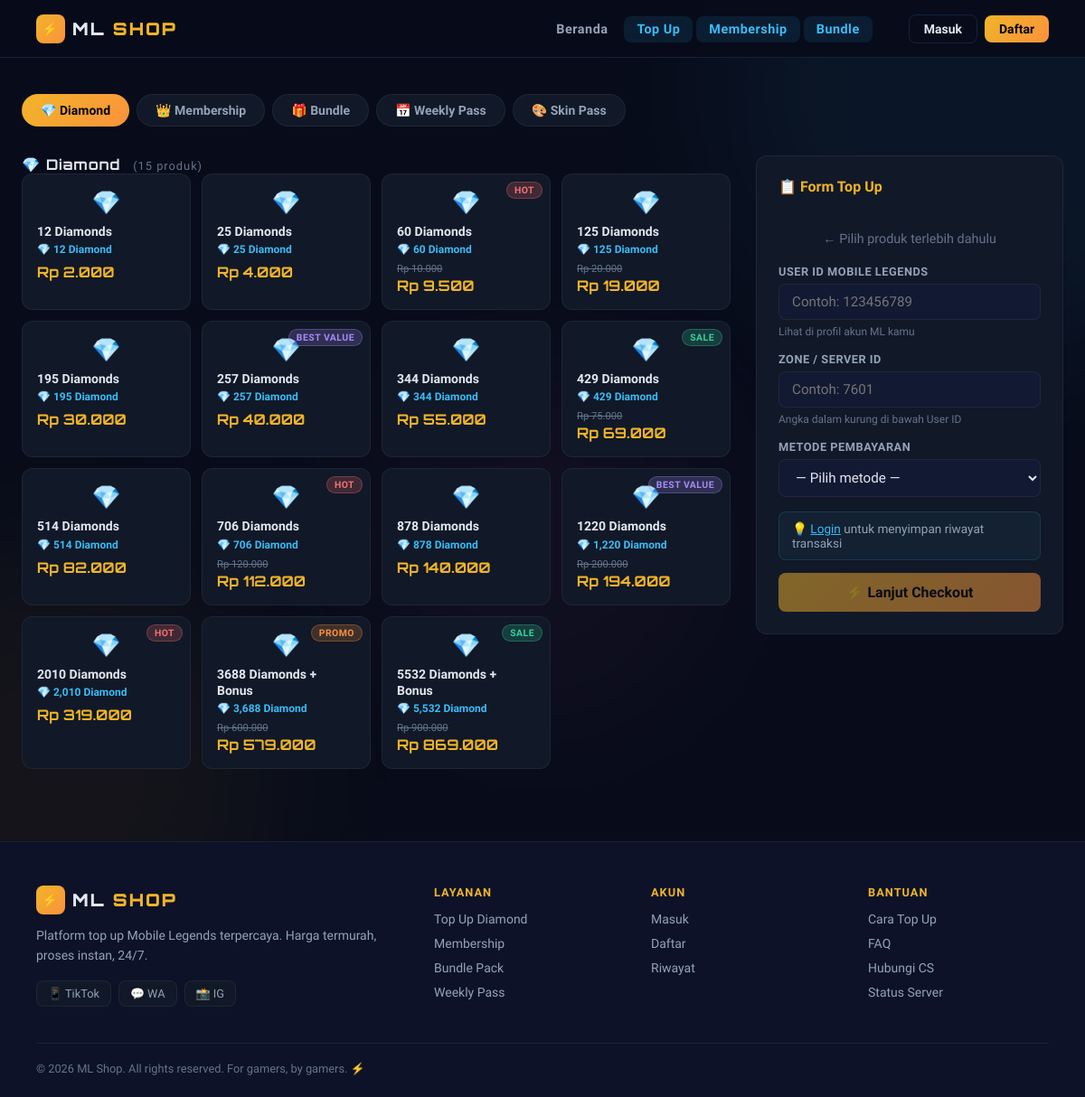
The page /pages/topup.php on the database its author committed.
### tables this page shows
CREATE TABLE categories (
    id INT AUTO_INCREMENT PRIMARY KEY,
    name VARCHAR(50) NOT NULL,
    slug VARCHAR(50) UNIQUE NOT NULL,
    icon VARCHAR(10),
    sort_order INT DEFAULT 0
);

CREATE TABLE products (
    id INT AUTO_INCREMENT PRIMARY KEY,
    category_id INT NOT NULL,
    name VARCHAR(100) NOT NULL,
    description TEXT,
    diamond_amount INT DEFAULT 0,
    price DECIMAL(10,2) NOT NULL,
    original_price DECIMAL(10,2),
    badge VARCHAR(30),        
    is_active TINYINT(1) DEFAULT 1,
    sort_order INT DEFAULT 0,
    created_at TIMESTAMP DEFAULT CURRENT_TIMESTAMP,
    FOREIGN KEY (category_id) REFERENCES categories(id)
);

### config/session.php (called while the page is built, shortened)
<?php
function isLoggedIn(): bool {
    return isset($_SESSION['user_id']);
}

### pages/topup.php (the view, shortened to what this page needs)
<?php
require_once __DIR__ . '/../config/db.php';
require_once __DIR__ . '/../config/session.php';
$catSlug    = $_GET['cat'] ?? 'diamond';
$categories = $pdo->query("SELECT * FROM categories ORDER BY sort_order")->fetchAll();
$activeCat = null;
foreach ($categories as $c) {
    if ($c['slug'] === $catSlug) { $activeCat = $c; break; }
}
$stmt = $pdo->prepare("
    SELECT p.*, c.name AS cat_name, c.slug AS cat_slug
    FROM products p
    JOIN categories c ON p.category_id = c.id
    WHERE p.is_active = 1 AND c.slug = ?
    ORDER BY p.price ASC
");
$stmt->execute([$catSlug]);
$products = $stmt->fetchAll();
$selectedProduct = null;
require_once __DIR__ . '/../includes/header.php';
?>
<?php require_once __DIR__ . '/../includes/navbar.php'; ?>
<main class="container topup-page">
  <div class="cat-tabs">
    <?php foreach ($categories as $cat): ?>
    <a href="?cat=<?= $cat['slug'] ?>"
       class="cat-tab <?= $cat['slug'] === $catSlug ? 'active' : '' ?>">
      <?= $cat['icon'] ?> <?= htmlspecialchars($cat['name']) ?>
    </a>
    <?php endforeach; ?>
  </div>
  <div class="topup-layout">
    <div class="topup-left">
      <div class="section-title">
        <?= $activeCat['icon'] ?> <?= htmlspecialchars($activeCat['name']) ?>
        <span class="product-count">(<?= count($products) ?> produk)</span>
      </div>
      <div class="product-grid">
        <?php foreach ($products as $p): ?>
        <div class="product-card <?= $selectedProduct && $selectedProduct['id'] == $p['id'] ? 'selected' : '' ?>"
             onclick="selectProduct(<?= $p['id'] ?>, '<?= addslashes($p['name']) ?>', <?= $p['price'] ?>, '<?= addslashes($p['description']) ?>', <?= $p['diamond_amount'] ?>)">
          <?php if ($p['badge']): ?>
            <div class="product-badge badge-<?= strtolower(str_replace(' ', '-', $p['badge'])) ?>"><?= $p['badge'] ?></div>
          <?php endif; ?>
          <div class="product-icon">
            <?= $catSlug === 'diamond' ? '💎' : ($catSlug === 'membership' ? '👑' : ($catSlug === 'bundle' ? '🎁' : ($catSlug === 'weekly' ? '📅' : '🎨'))) ?>
          </div>
          <div class="product-info">
            <div class="product-name"><?= htmlspecialchars($p['name']) ?></div>
            <?php if ($p['diamond_amount'] > 0): ?>
              <div class="product-diamonds">💎 <?= number_format($p['diamond_amount']) ?> Diamond</div>
            <?php endif; ?>
            <div class="product-price">
              <?php if ($p['original_price']): ?>
                <span class="price-old">Rp <?= number_format($p['original_price'], 0, ',', '.') ?></span>
              <?php endif; ?>
              <span class="price-now">Rp <?= number_format($p['price'], 0, ',', '.') ?></span>
            </div>
          </div>
        </div>
        <?php endforeach; ?>
      </div>
    </div>
    <div class="topup-right" id="orderPanel">
      <div class="order-card">
        <h3>📋 Form Top Up</h3>
        <div id="noProductMsg" class="no-product-msg">
          ← Pilih produk terlebih dahulu
        </div>
        <form method="POST" action="/pages/checkout.php" id="orderForm">
          <div class="form-group">
            <label>User ID Mobile Legends</label>
            <input type="text" name="ml_user_id" id="mlUserId" placeholder="Contoh: 123456789"
                   value="<?= htmlspecialchars($_POST['ml_user_id'] ?? '') ?>" required pattern="[0-9]+" title="Angka saja">
            <small>Lihat di profil akun ML kamu</small>
          </div>
          <div class="form-group">
            <label>Zone / Server ID</label>
            <input type="text" name="ml_server_id" id="mlServerId" placeholder="Contoh: 7601"
                   value="<?= htmlspecialchars($_POST['ml_server_id'] ?? '') ?>" required pattern="[0-9]+" title="Angka saja">
            <small>Angka dalam kurung di bawah User ID</small>
          </div>
          <div class="form-group">
            <label>Metode Pembayaran</label>
            <select name="payment_method" required>
              <option value="">— Pilih metode —</option>
            </select>
          </div>
          <?php if (!isLoggedIn()): ?>
          <div class="guest-notice">
            💡 <a href="/auth/login.php">Login</a> untuk menyimpan riwayat transaksi
          </div>
          <?php endif; ?>
          <button type="submit" class="btn-primary btn-block btn-order" id="submitBtn" disabled>
            ⚡ Lanjut Checkout
          </button>
        </form>
      </div>
    </div>
  </div>
</main>
<?php require_once __DIR__ . '/../includes/footer.php'; ?>

### rows shown on the page
categories: icon "💎", name "Diamond"
categories: icon "👑", name "Membership"
categories: icon "🎁", name "Bundle"
categories: icon "📅", name "Weekly Pass"
categories: icon "🎨", name "Skin Pass"
products: name "12 Diamonds", diamond_amount "12", price "2.000"
products: name "25 Diamonds", diamond_amount "25", price "4.000"
products: badge "HOT", name "60 Diamonds", diamond_amount "60", original_price "10.000", price "9.500"
products: name "125 Diamonds", diamond_amount "125", original_price "20.000", price "19.000"
products: name "195 Diamonds", diamond_amount "195", price "30.000"
products: badge "BEST VALUE", name "257 Diamonds", diamond_amount "257", price "40.000"
products: name "344 Diamonds", diamond_amount "344", price "55.000"
products: badge "SALE", name "429 Diamonds", diamond_amount "429", original_price "75.000", price "69.000"
products: name "514 Diamonds", diamond_amount "514", price "82.000"
products: badge "HOT", name "706 Diamonds", diamond_amount "706", original_price "120.000", price "112.000"
products: name "878 Diamonds", diamond_amount "878", price "140.000"
products: badge "BEST VALUE", name "1220 Diamonds", diamond_amount "1,220", original_price "200.000", price "194.000"
products: badge "HOT", name "2010 Diamonds", diamond_amount "2,010", price "319.000"
products: badge "PROMO", name "3688 Diamonds + Bonus", diamond_amount "3,688", original_price "600.000", price "579.000"
products: badge "SALE", name "5532 Diamonds + Bonus", diamond_amount "5,532", original_price "900.000", price "869.000"

### other values the page prints
count($products) "15"
